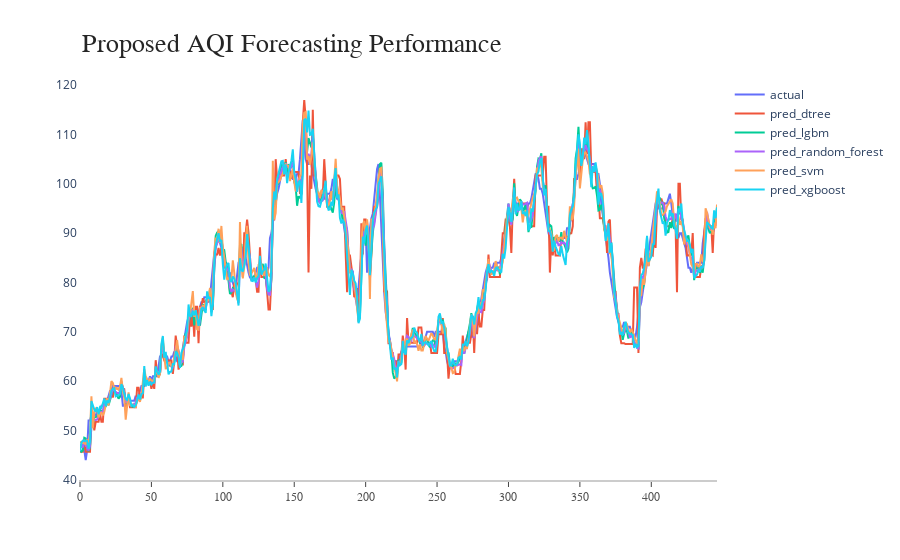

The cell this chart's notebook holds for it:
### Code cell
plot_chart(df_aqi_traffic)

### Figure 1 — Plotly figure (JSON) as saved in the notebook; plotly's stock layout.template omitted (floating-point values rounded to 4 significant figures; data arrays with more than 128 entries replaced by an {"elided": "..."} marker saying what was removed)
{"data": [{"connectgaps": true, "mode": "lines", "name": "actual", "type": "scatter", "x": {"elided": "447 int values"}, "y": {"elided": "447 int values"}}, {"connectgaps": true, "mode": "lines", "name": "pred_dtree", "type": "scatter", "x": {"elided": "447 int values"}, "y": {"elided": "447 float values"}}, {"connectgaps": true, "mode": "lines", "name": "pred_lgbm", "type": "scatter", "x": {"elided": "447 int values"}, "y": {"elided": "447 float values"}}, {"connectgaps": true, "mode": "lines", "name": "pred_random_forest", "type": "scatter", "x": {"elided": "447 int values"}, "y": {"elided": "447 float values"}}, {"connectgaps": true, "mode": "lines", "name": "pred_svm", "type": "scatter", "x": {"elided": "447 int values"}, "y": {"elided": "447 float values"}}, {"connectgaps": true, "mode": "lines", "name": "pred_xgboost", "type": "scatter", "x": {"elided": "447 int values"}, "y": {"elided": "447 float values"}}], "layout": {"annotations": [{"font": {"color": "rgb(37,37,37)", "family": "Arial", "size": 26}, "showarrow": false, "text": "Proposed AQI Forecasting Performance", "x": 0, "xanchor": "left", "xref": "paper", "y": 1.05, "yanchor": "bottom", "yref": "paper"}], "autosize": true, "margin": {"autoexpand": true, "l": 80, "r": 20, "t": 80}, "plot_bgcolor": "white", "showlegend": true, "xaxis": {"linecolor": "rgb(204, 204, 204)", "linewidth": 2, "showgrid": false, "showline": true, "showticklabels": true, "tickfont": {"color": "rgb(82, 82, 82)", "family": "Arial", "size": 12}, "ticks": "outside"}, "yaxis": {"showgrid": false, "showline": true, "showticklabels": true, "zeroline": false}}}
